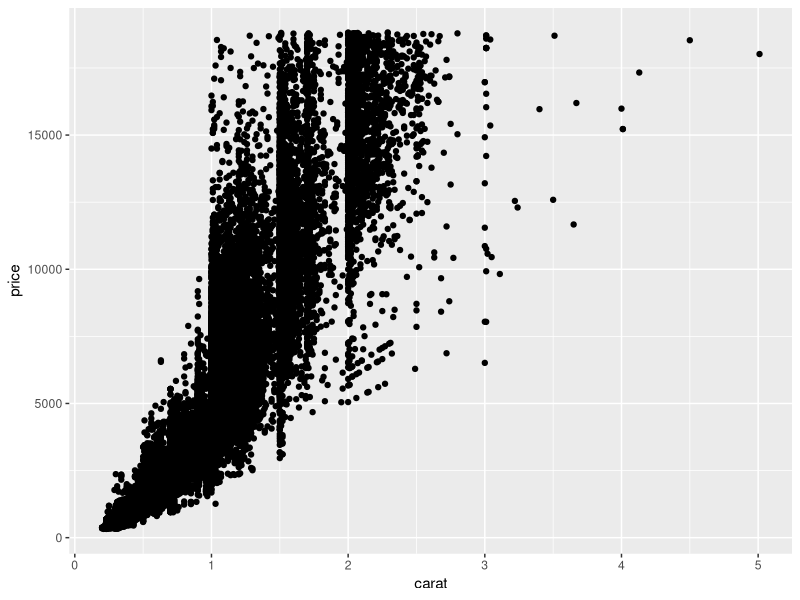
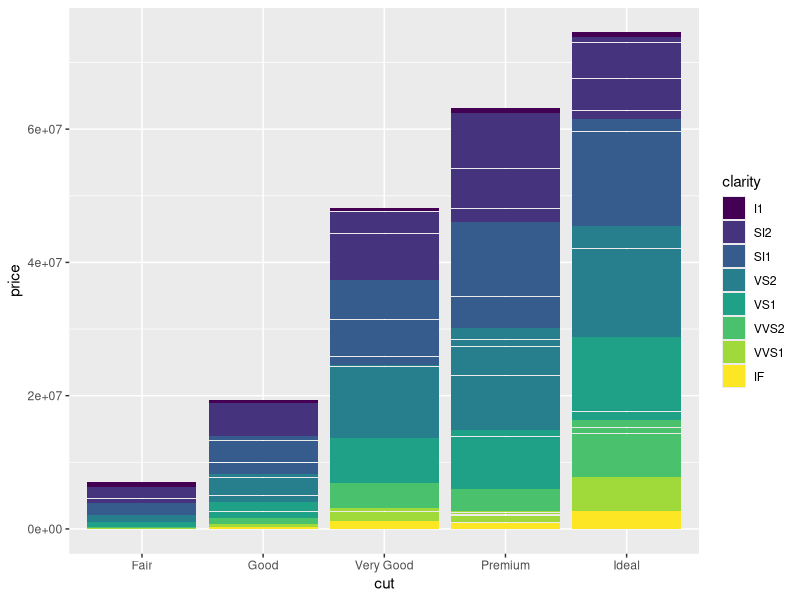
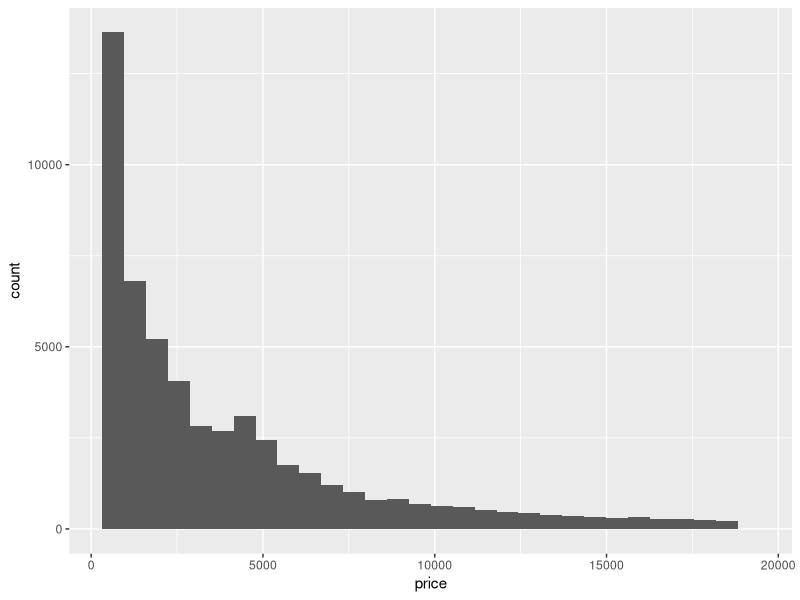
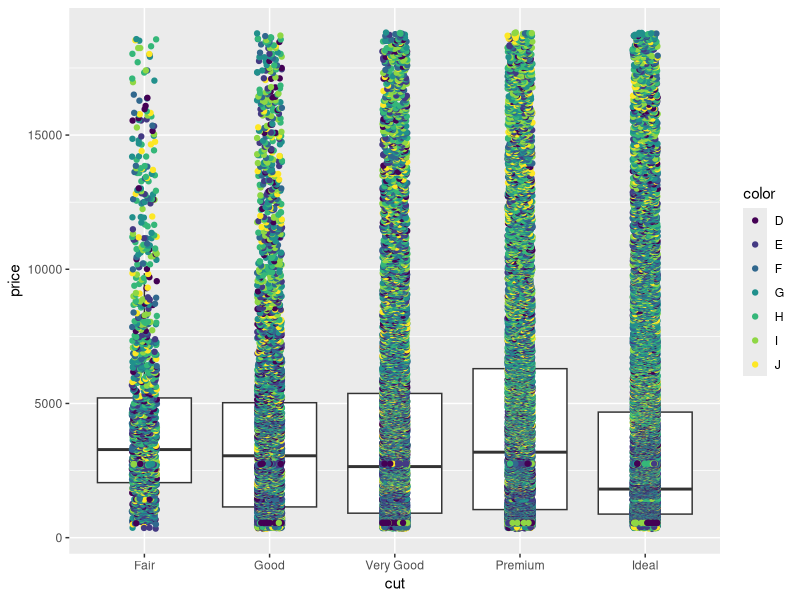

R code for these plots, in order:

  require(tidyverse)
  # Setting up the Diamond Dataset--------------------------
  plot_data <- diamonds
  plot_graph <- ggplot(data=plot_data)
  
  # Plot Types-------------------------------------------
  ## Scatter Plot----------------------------------------
  plot_graph+geom_point(aes(x=carat,y=price))

   ## Bar Plot----------------------------------------
  plot_graph+geom_bar(aes(x=cut,y=price,fill=clarity),stat="identity")

   ## Histogram Plots----------------------------------------
  plot_graph+geom_histogram(aes(price))

   ## Box Plots----------------------------------------
   plot_graph+geom_boxplot(aes(x=cut,y=price),outlier.shape=NA)+geom_jitter(aes(x=cut,y=price,color=color),width=0.1)

   
